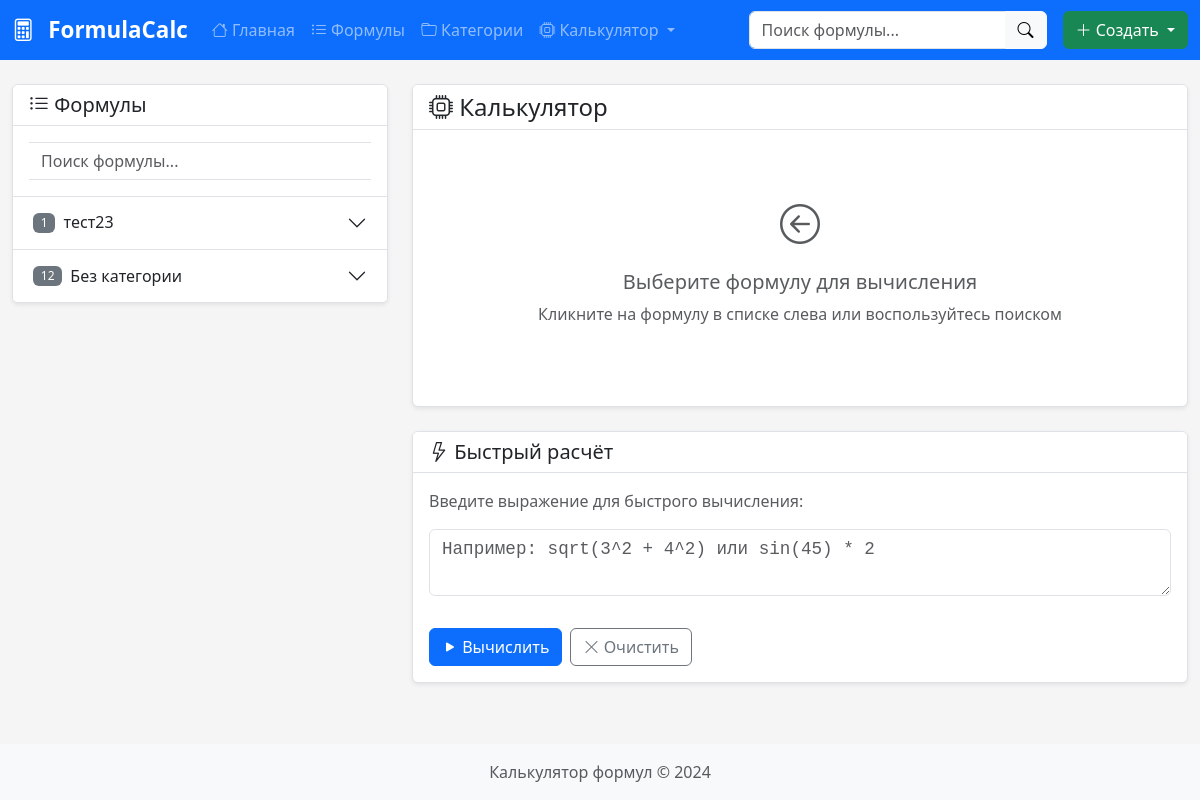
Screenshot of /calculator/ with the database file from the repository.
### formulas/models.py (models this page shows, shortened)
class Formula(models.Model):
    symbol = models.CharField(
        'Символ',
        max_length=50,
        unique=True,
        validators=[symbol_validator],
        help_text='Уникальный идентификатор (например: K, Re, alpha1)'
    )
    name = models.CharField(
        'Название',
        max_length=200,
        help_text='Понятное название формулы'
    )
    expression = models.TextField(
        'Выражение',
        blank=True,  # Разрешаем пустое значение
        default='',  # Значение по умолчанию
        help_text='Математическое выражение (например: R1 * (1 - cos(alpha)))'
    )
    unit = models.CharField(
        'Единица измерения',
        max_length=50,
        blank=True,
        help_text='Единица измерения результата (например: м, кг, Вт)'
    )
    description = models.TextField(
        'Описание',
        blank=True,
        help_text='Подробное описание формулы'
    )
    category = models.ForeignKey(
        Category,
        on_delete=models.SET_NULL,
        null=True,
        blank=True,
        related_name='formulas',
        verbose_name='Категория'
    )
    order = models.PositiveIntegerField(
        'Порядок',
        default=0
    )
    is_input = models.BooleanField(
        'Входной параметр',
        default=False,
        help_text='Если отмечено - это входное значение, а не вычисляемая формула'
    )
    default_value = models.FloatField(
        'Значение по умолчанию',
        null=True,
        blank=True
    )
    created_at = models.DateTimeField(auto_now_add=True)
    updated_at = models.DateTimeField(auto_now=True)
    class Meta:
        verbose_name = 'Формула'
        verbose_name_plural = 'Формулы'
        ordering = ['category', 'order', 'symbol']

class Category(models.Model):
    name = models.CharField(
        'Название',
        max_length=100
    )
    description = models.TextField(
        'Описание',
        blank=True
    )
    parent = models.ForeignKey(
        'self',
        on_delete=models.CASCADE,
        null=True,
        blank=True,
        related_name='children',
        verbose_name='Родительская категория'
    )
    order = models.PositiveIntegerField(
        'Порядок сортировки',
        default=0
    )
    created_at = models.DateTimeField(auto_now_add=True)
    updated_at = models.DateTimeField(auto_now=True)
    class Meta:
        verbose_name = 'Категория'
        verbose_name_plural = 'Категории'
        ordering = ['order', 'name']

### calculator/views.py (the view)
# urls.py: path('', views.CalculatorView.as_view(), name='workspace'),
class CalculatorView(View):
    def get(self, request):
        formulas = Formula.objects.select_related('category').order_by('category', 'order', 'symbol')
        categories = Category.objects.filter(parent=None)
        formulas_by_category = {}
        uncategorized = []
        for formula in formulas:
            if formula.category:
                cat_name = formula.category.name
                if cat_name not in formulas_by_category:
                    formulas_by_category[cat_name] = []
                formulas_by_category[cat_name].append(formula)
            else:
                uncategorized.append(formula)
        if uncategorized:
            formulas_by_category['Без категории'] = uncategorized
        context = {
            'formulas': formulas,
            'categories': categories,
            'formulas_by_category': formulas_by_category,
            'projects': Project.objects.all()[:5],
        }
        return render(request, 'calculator/workspace.html', context)

### templates/calculator/workspace.html (shortened to what this page needs)
{% extends 'base.html' %}
{% load static %}
{% block content %}
<div class="row">
    <div class="col-lg-4">
        <div class="card sticky-top" style="top: 80px; max-height: calc(100vh - 100px); overflow-y: auto;">
            <div class="card-header">
                <h5 class="mb-0"><i class="bi bi-list-ul"></i> Формулы</h5>
            </div>
            <div class="card-body p-0">
                <div class="p-3 border-bottom">
                    <input type="text" id="formula-search" class="form-control" placeholder="Поиск формулы...">
                </div>
                <div class="accordion accordion-flush" id="formula-accordion">
                    {% for category_name, category_formulas in formulas_by_category.items %}
                    <div class="accordion-item">
                        <h2 class="accordion-header">
                            <button class="accordion-button collapsed" type="button"
                                    data-bs-toggle="collapse"
                                    data-bs-target="#cat-{{ forloop.counter }}">
                                <span class="badge bg-secondary me-2">{{ category_formulas|length }}</span>
                                {{ category_name }}
                            </button>
                        </h2>
                    </div>
                    {% endfor %}
                </div>
            </div>
        </div>
    </div>
    <div class="col-lg-8">
        <div class="card">
            <div class="card-header">
                <h4 class="mb-0"><i class="bi bi-cpu"></i> Калькулятор</h4>
            </div>
            <div class="card-body">
                <div class="text-center py-5">
                    <i class="bi bi-arrow-left-circle fs-1 text-muted"></i>
                    <h5 class="mt-3 text-muted">Выберите формулу для вычисления</h5>
                    <p class="text-muted">
                        Кликните на формулу в списке слева или воспользуйтесь поиском
                    </p>
                </div>
            </div>
        </div>
        <div class="card mt-4">
            <div class="card-header">
                <h5 class="mb-0"><i class="bi bi-lightning"></i> Быстрый расчёт</h5>
            </div>
            <div class="card-body">
                <p class="text-muted mb-3">Введите выражение для быстрого вычисления:</p>
                <div class="mb-3">
                    <textarea id="quick-expression" class="form-control font-monospace" rows="2"
                              placeholder="Например: sqrt(3^2 + 4^2) или sin(45) * 2"></textarea>
                </div>
                <div class="d-flex gap-2">
                    <button type="button" id="quick-calculate-btn" class="btn btn-primary">
                        <i class="bi bi-play-fill"></i> Вычислить
                    </button>
                    <button type="button" id="quick-clear-btn" class="btn btn-outline-secondary">
                        <i class="bi bi-x-lg"></i> Очистить
                    </button>
                </div>
            </div>
        </div>
    </div>
</div>
{% endblock %}

### static/css/style.css (style rules this page uses)
:root { --primary-color: #0d6efd; --success-color: #198754; --warning-color: #ffc107; --danger-color: #dc3545; --light-bg: #f8f9fa; --border-color: #dee2e6; }
body { min-height: 100vh; display: flex; flex-direction: column; background-color: #f5f5f5; }
.card { box-shadow: 0 0.125rem 0.25rem rgba(0, 0, 0, 0.075); border: 1px solid var(--border-color); }
.card-header { background-color: white; border-bottom: 1px solid var(--border-color); font-weight: 500; }
#quick-expression { font-family: 'Consolas', monospace; font-size: 1.1rem; }
#formula-search { border-radius: 0; border-left: none; border-right: none; }
.accordion-button .badge { font-size: 0.75rem; }
.badge { font-weight: 500; }
.sticky-top { z-index: 1020; }
.card.sticky-top .card-body { max-height: calc(100vh - 200px); overflow-y: auto; }
.font-monospace { font-family: 'Consolas', 'Monaco', 'Courier New', monospace !important; }

### rows the page displays
Formula: category_formulas "1", name "тест23"
Formula: category_formulas "12", category_name "Без категории"
